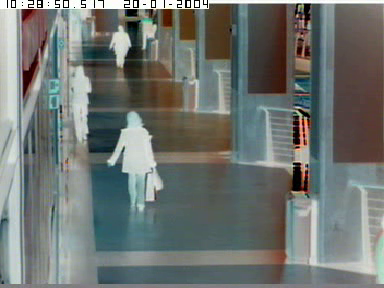
#> input picture frame 56 of PracticasTDI/P8/negativeshopping.avi, 384 x 288 px, given in place of shopping_center.mpg, which was not available
$ jupyter execute --allow-errors P8.ipynb   (text cells are left out)
#> lines starting #> are read from the running program, lines starting #| are printed output that depends on the picture; pictures that were not available may be replaced by others from this repository, and a replacement may not be noted
[cell 1]
import numpy as np
import cv2

[cell 2]
my_movie = cv2.VideoCapture('shopping_center.mpg')

[cell 3]
while(my_movie.isOpened()):
    ret, frame = my_movie.read()
#> frame is the input picture: shape (288, 384, 3); mean B, G, R 112.7, 116.2, 111.1

    gray = cv2.cvtColor(frame, cv2.COLOR_BGR2GRAY)
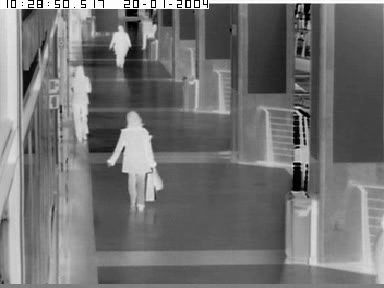
#> gray: shape (288, 384); min 0, max 255, mean 114.2

    cv2.imshow('frame',gray)
    if cv2.waitKey(1) & 0xFF == ord('q'):
#> (key q is pressed here)
        break

#> (the rest of this cell did not finish here and is left out)

[cell 4]
from bokeh.plotting import figure
from bokeh.io import output_notebook, show, push_notebook
import cv2
import time
output_notebook()

[cell 5]
cap = cv2.VideoCapture('shopping_center.')
ret, frame = cap.read()
frame=cv2.cvtColor(frame, cv2.COLOR_BGR2RGBA) # because Bokeh expects a RGBA image
#> frame: shape (288, 384, 4)
frame=cv2.flip(frame, -1) # because Bokeh flips vertically
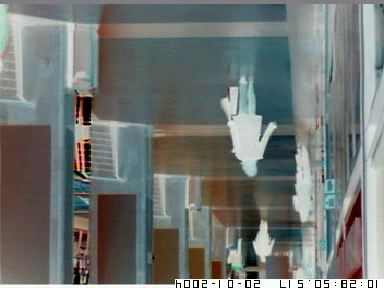
#> frame: shape (288, 384, 4); mean R, G, B, A 111.1, 116.2, 112.7, 255
width=frame.shape[1]
#> width = 384
height=frame.shape[0]
#> height = 288
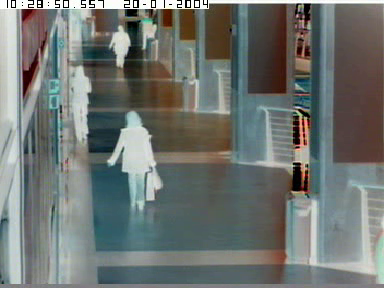
#> input picture frame 57 of PracticasTDI/P8/negativeshopping.avi, 384 x 288 px, given in place of shopping_center., which was not available
#> further down, frame is the input picture: shape (288, 384, 3); mean B, G, R 112.8, 116.2, 111.1
p = figure(x_range=(0,width), y_range=(0,height), output_backend="webgl", width=width, height=height)
myImage = p.image_rgba(image=[frame], x=0, y=0, dw=width, dh=height)
show(p, notebook_handle=True)
#> (the rest of this cell did not finish here and is left out)

$ run again, starting later in the video
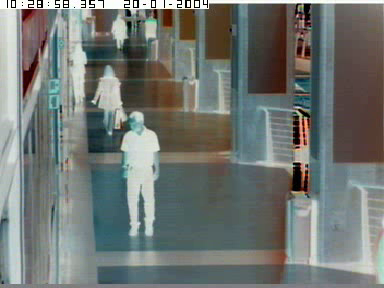
#> input picture frame 252 of PracticasTDI/P8/negativeshopping.avi, 384 x 288 px, given in place of shopping_center.mpg, which was not available
#> frame is the input picture: shape (288, 384, 3); mean B, G, R 114.3, 118.1, 112.9
#> `frame=cv2.flip(frame, -1)`:
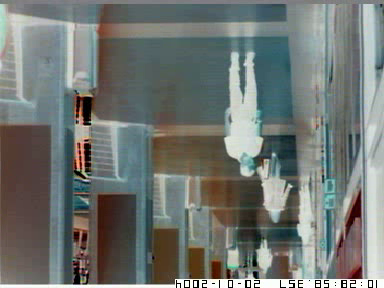
#> frame: shape (288, 384, 4); mean R, G, B, A 112.9, 118.1, 114.3, 255
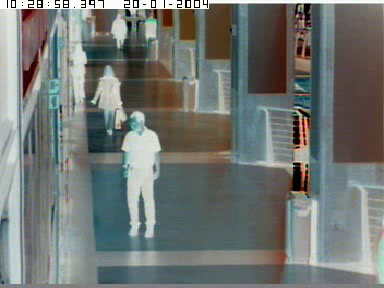
#> input picture frame 253 of PracticasTDI/P8/negativeshopping.avi, 384 x 288 px, given in place of shopping_center., which was not available
#> frame is the input picture: shape (288, 384, 3); mean B, G, R 114.3, 117.8, 112.8

$ run again, starting later in the video
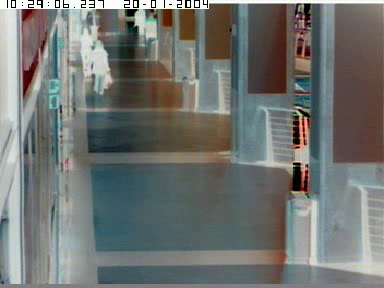
#> input picture frame 448 of PracticasTDI/P8/negativeshopping.avi, 384 x 288 px, given in place of shopping_center.mpg, which was not available
#> frame is the input picture: shape (288, 384, 3); mean B, G, R 112.6, 115.5, 112.5
#> `gray = cv2.cvtColor(frame, cv2.COLOR_BGR2GRAY)`:
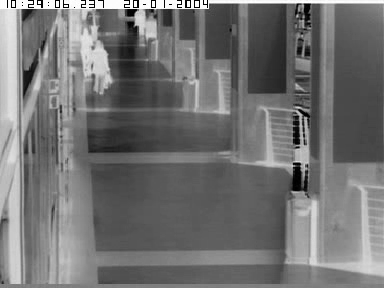
#> gray: shape (288, 384); min 0, max 255, mean 114.3
#> `frame=cv2.flip(frame, -1)`:
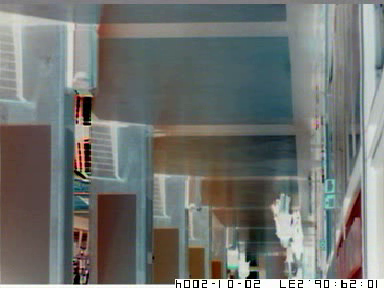
#> frame: shape (288, 384, 4); mean R, G, B, A 112.5, 115.5, 112.6, 255
